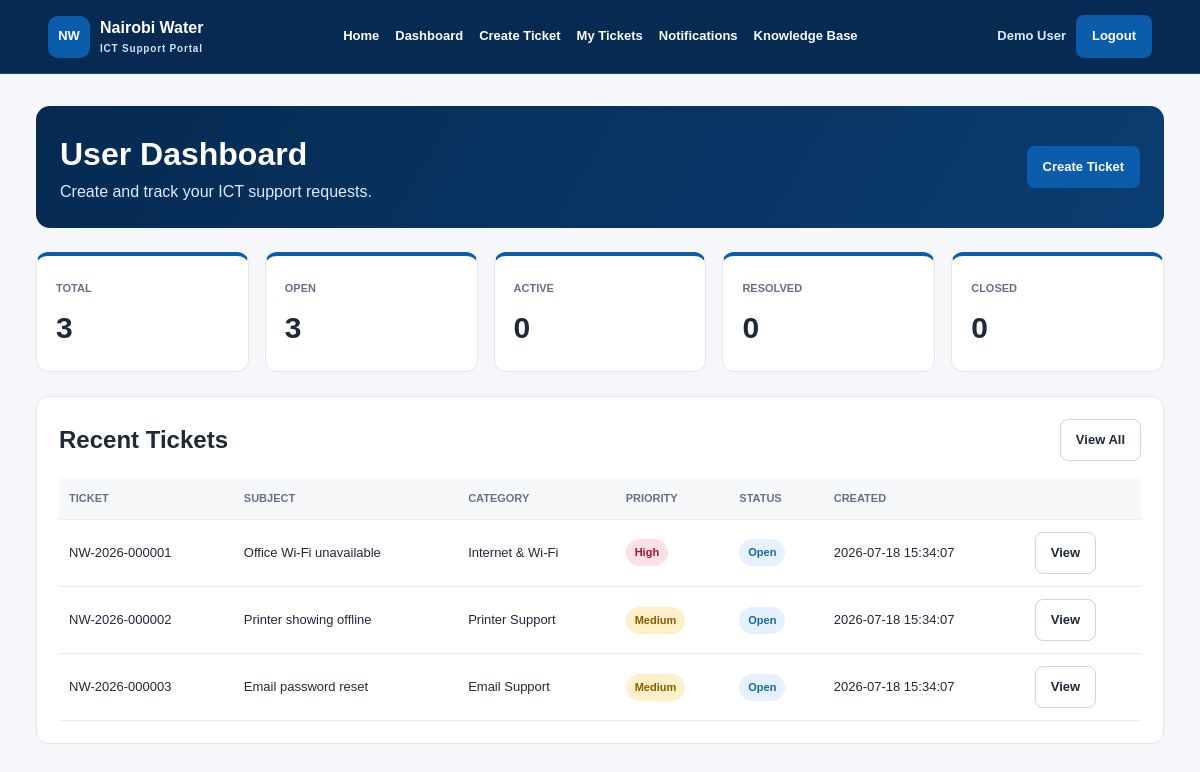
The page /user/dashboard.php (signed in) on the database its author committed.
### tables this page shows
CREATE TABLE tickets (
    id INT UNSIGNED AUTO_INCREMENT PRIMARY KEY,
    ticket_number VARCHAR(40) NULL UNIQUE,
    user_id INT UNSIGNED NOT NULL,
    technician_id INT UNSIGNED NULL,
    category_id INT UNSIGNED NULL,
    subject VARCHAR(200) NOT NULL,
    description TEXT NOT NULL,
    location VARCHAR(150) NULL,
    priority ENUM('Low','Medium','High','Critical')
        NOT NULL DEFAULT 'Medium',
    status ENUM(
        'Open',
        'Assigned',
        'In Progress',
        'Pending',
        'Resolved',
        'Closed',
        'Cancelled'
    ) NOT NULL DEFAULT 'Open',
    assigned_at DATETIME NULL,
    resolved_at DATETIME NULL,
    closed_at DATETIME NULL,
    resolution_notes TEXT NULL,
    created_at TIMESTAMP DEFAULT CURRENT_TIMESTAMP,
    updated_at TIMESTAMP DEFAULT CURRENT_TIMESTAMP
        ON UPDATE CURRENT_TIMESTAMP,

    CONSTRAINT fk_ticket_user
        FOREIGN KEY (user_id)
        REFERENCES users(id)
        ON DELETE CASCADE
        ON UPDATE CASCADE,

    CONSTRAINT fk_ticket_technician
        FOREIGN KEY (technician_id)
        REFERENCES technicians(id)
        ON DELETE SET NULL
        ON UPDATE CASCADE,

    CONSTRAINT fk_ticket_category
        FOREIGN KEY (category_id)
        REFERENCES categories(id)
        ON DELETE SET NULL
        ON UPDATE CASCADE
);

CREATE TABLE categories (
    id INT UNSIGNED AUTO_INCREMENT PRIMARY KEY,
    name VARCHAR(120) NOT NULL UNIQUE,
    description VARCHAR(255) NULL,
    default_technician_id INT UNSIGNED NULL,
    is_active TINYINT(1) NOT NULL DEFAULT 1,
    created_at TIMESTAMP DEFAULT CURRENT_TIMESTAMP,

    CONSTRAINT fk_category_default_technician
        FOREIGN KEY (default_technician_id)
        REFERENCES technicians(id)
        ON DELETE SET NULL
        ON UPDATE CASCADE
);

### includes/auth.php (called while the page is built, shortened)
<?php
function e($value): string {
    return htmlspecialchars((string)$value, ENT_QUOTES, "UTF-8");
}
function badge_class(string $value): string {
    $slug = strtolower(str_replace(" ", "-", $value));
    return "badge badge-" . preg_replace("/[^a-z0-9\-]/", "", $slug);
}
?>

### user/dashboard.php (the view, shortened to what this page needs)
<?php
require_once "../includes/auth.php";
require_once "../config/db.php";
$userId = (int)$_SESSION["user_id"];
$stmt = $conn->prepare(
    "SELECT
      COUNT(*) total,
      SUM(status='Open') open_count,
      SUM(status IN ('Assigned','In Progress','Pending')) active_count,
      SUM(status='Resolved') resolved_count,
      SUM(status='Closed') closed_count
     FROM tickets
     WHERE user_id=?"
);
$stmt->bind_param("i", $userId);
$stmt->execute();
$stats = $stmt->get_result()->fetch_assoc();
$stmt = $conn->prepare(
    "SELECT tk.id,tk.ticket_number,tk.subject,tk.priority,tk.status,tk.created_at,c.name category
     FROM tickets tk
     LEFT JOIN categories c ON c.id=tk.category_id
     WHERE tk.user_id=?
     ORDER BY tk.created_at DESC
     LIMIT 10"
);
$stmt->bind_param("i", $userId);
$stmt->execute();
$tickets = $stmt->get_result();
?>
<!DOCTYPE html>
<html>
<head>
<link rel="stylesheet" href="../css/style.css">
</head>
<body>
<?php include "../includes/nav.php"; ?>
<main class="container">
  <div class="dashboard-header">
    <div><h1>User Dashboard</h1><p>Create and track your ICT support requests.</p></div>
    <a class="btn btn-primary" href="create_ticket.php">Create Ticket</a>
  </div>
  <section class="stat-grid">
    <div class="stat-card"><span>Total</span><strong><?= (int)($stats["total"] ?? 0) ?></strong></div>
    <div class="stat-card"><span>Open</span><strong><?= (int)($stats["open_count"] ?? 0) ?></strong></div>
    <div class="stat-card"><span>Active</span><strong><?= (int)($stats["active_count"] ?? 0) ?></strong></div>
    <div class="stat-card"><span>Resolved</span><strong><?= (int)($stats["resolved_count"] ?? 0) ?></strong></div>
    <div class="stat-card"><span>Closed</span><strong><?= (int)($stats["closed_count"] ?? 0) ?></strong></div>
  </section>
  <section class="panel">
    <div class="panel-header">
      <h2>Recent Tickets</h2>
      <a class="btn btn-outline" href="my_tickets.php">View All</a>
    </div>
    <div class="table-wrap">
      <table>
        <thead><tr><th>Ticket</th><th>Subject</th><th>Category</th><th>Priority</th><th>Status</th><th>Created</th><th></th></tr></thead>
        <tbody>
        <?php if ($tickets->num_rows): while ($t = $tickets->fetch_assoc()): ?>
          <tr>
            <td><?= e($t["ticket_number"] ?: "#".$t["id"]) ?></td>
            <td><?= e($t["subject"]) ?></td>
            <td><?= e($t["category"] ?? "Uncategorised") ?></td>
            <td><span class="<?= badge_class($t["priority"]) ?>"><?= e($t["priority"]) ?></span></td>
            <td><span class="<?= badge_class($t["status"]) ?>"><?= e($t["status"]) ?></span></td>
            <td><?= e($t["created_at"]) ?></td>
            <td><a class="btn btn-outline" href="view_ticket.php?id=<?= (int)$t["id"] ?>">View</a></td>
          </tr>
        <?php endwhile; else: ?>
          <tr><td colspan="7">No tickets found.</td></tr>
        <?php endif; ?>
        </tbody>
      </table>
    </div>
  </section>
</main>
</body>
</html>

### css/style.css (style rules this page uses)
:root { --red:#0b5cab;--red-dark:#073f78;--navy:#062a52;--ink:#1f2937;--muted:#667085; --line:#e5e7eb;--soft:#f5f7fa;--white:#ffffff;--green:#168447;--amber:#8a6400; }
* { box-sizing:border-box;margin:0;padding:0 }
body { font-family:Arial,Helvetica,sans-serif;background:var(--soft);color:var(--ink);line-height:1.55 }
a { text-decoration:none;color:inherit }
.btn { display:inline-flex;align-items:center;justify-content:center;border-radius:8px;padding:10px 15px;border:1px solid transparent;font-size:13px;font-weight:800;cursor:pointer }
.btn-primary { background:var(--red);color:#fff }
.btn-outline { background:#fff;border-color:#d0d5dd }
.container { width:min(1180px,94%);margin:32px auto }
.dashboard-header { display:flex;justify-content:space-between;align-items:center;gap:18px;margin-bottom:24px }
.dashboard-header p { color:var(--muted) }
.stat-grid { display:grid;grid-template-columns:repeat(5,1fr);gap:16px;margin-bottom:24px }
.stat-card { background:#fff;border:1px solid var(--line);border-top:4px solid var(--red);border-radius:12px;padding:19px }
.stat-card span { font-size:11px;font-weight:800;color:var(--muted);text-transform:uppercase }
.stat-card strong { display:block;font-size:30px;margin-top:5px }
.panel { background:#fff;border:1px solid var(--line);border-radius:12px;padding:22px;margin-bottom:22px }
.panel-header { display:flex;justify-content:space-between;align-items:center;margin-bottom:17px;gap:12px }
.table-wrap { overflow-x:auto }
table { width:100%;border-collapse:collapse }
th,td { padding:12px 10px;text-align:left;border-bottom:1px solid #eaecf0;font-size:13px }
th { background:#f7f8fa;text-transform:uppercase;color:#667085;font-size:11px }
.badge { display:inline-block;padding:5px 9px;border-radius:999px;font-size:11px;font-weight:800 }
.badge-open { background:#e5f1ff;color:#1767a7 }
.badge-medium { background:#fff0ca;color:#835d00 }
.badge-high,.badge-critical { background:#fde1e7;color:#9d1730 }
.dashboard-header { background:linear-gradient(120deg,#062a52,#0a3d72);color:#fff;padding:24px;border-radius:14px }
.dashboard-header p { color:#dcecff }

### rows shown on the page
tickets: ticket_number "NW-2026-000001", subject "Office Wi-Fi unavailable", category.name "Internet & Wi-Fi", priority "High", status "Open", created_at "2026-07-18 15:34:07"
tickets: ticket_number "NW-2026-000002", subject "Printer showing offline", category.name "Printer Support", priority "Medium", status "Open", created_at "2026-07-18 15:34:07"
tickets: ticket_number "NW-2026-000003", subject "Email password reset", category.name "Email Support", priority "Medium", status "Open", created_at "2026-07-18 15:34:07"

### other values the page prints
$_SESSION["name"] "Demo User"
$stats["total"] "3"
$stats["open_count"] "3"
$stats["active_count"] "0"
$stats["resolved_count"] "0"
$stats["closed_count"] "0"
